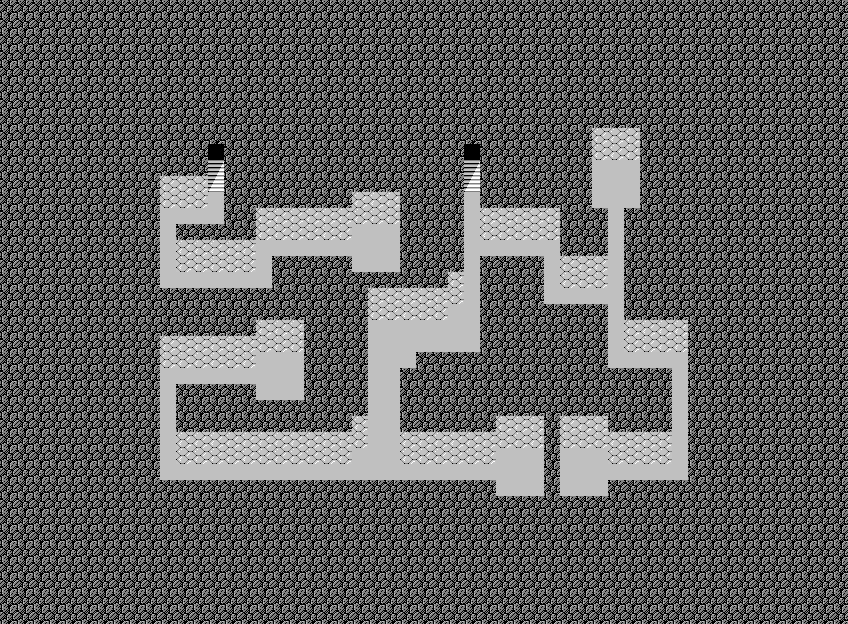

Rendered tile map (Tiled .tmx) drawn with the repository's tilesets; below, a short description and the map source with its tile grids summarised:
An orthogonal 53x39 tile map with 16x16 px tiles, 4 tile layers (Tile Layer 1, Tile Layer 2, Tile Layer 3, Tile Layer 4), 2 tilesets and 10 objects (6x Event, 2x Chest, 2x Target).

<map version="1.0" orientation="orthogonal" renderorder="right-down" width="53" height="39" tilewidth="16" tileheight="16" nextobjectid="75">
 <properties>
  <property name="bgm" value="optional_dungeon" />
  <property name="encounter" value="encounterset_level05_danger01" />
  <property name="name" value="Forgotten Mines" />
 </properties>
 <tileset firstgid="1" source="../tilesets/lower.tsx" />
 <tileset firstgid="176" source="../tilesets/upper.tsx" />
 <layer name="Tile Layer 1" width="53" height="39">
  <properties>
   <property name="z" value="0" />
  </properties>
  <data>[2067 cells, 2067 non-empty, 6 distinct tile ids]</data>
 </layer>
 <layer name="Tile Layer 2" width="53" height="39">
  <properties>
   <property name="z" value=".5" />
  </properties>
  <data>[2067 cells, 0 non-empty, 0 distinct tile ids]</data>
 </layer>
 <objectgroup name="Object Layer 1">
  <object id="65" name="lever" type="Event" x="368" y="240" width="16" height="16">
   <properties>
    <property name="appearance" value="anim_switch_a" />
    <property name="hide" value="return getSwitch('mine02')" />
    <property name="onInteract" value="play('world3/mine02.lua')" />
    <property name="passable" value="IMPASSABLE" />
   </properties>
  </object>
  <object id="66" name="lever" type="Event" x="368" y="240" width="16" height="16">
   <properties>
    <property name="appearance" value="anim_switch_b" />
    <property name="hide" value="return not getSwitch('mine02')" />
    <property name="passable" value="IMPASSABLE" />
   </properties>
  </object>
  <object id="67" name="gate" type="Event" x="368" y="384" width="16" height="32">
   <properties>
    <property name="appearance" value="anim_bars" />
    <property name="hide" value="return getSwitch('mine02')" />
   </properties>
  </object>
  <object id="68" name="gate" type="Event" x="384" y="384" width="16" height="32">
   <properties>
    <property name="appearance" value="anim_bars" />
    <property name="hide" value="return getSwitch('mine02')" />
   </properties>
  </object>
  <object id="69" name="chest" type="Chest" x="272" y="368" width="16" height="16">
   <properties>
    <property name="collectable" value="stone_fire" />
   </properties>
  </object>
  <object id="70" name="chest" type="Chest" x="608" y="176" width="16" height="16">
   <properties>
    <property name="collectable" value="stone_white" />
   </properties>
  </object>
  <object id="71" name="right_stairs" type="Target" x="464" y="160" width="16" height="16" />
  <object id="72" name="tele" type="Event" x="464" y="144" width="16" height="16">
   <properties>
    <property name="onCollide" value="targetTele('world3/mine01.tmx', 'right_stairs')" />
   </properties>
  </object>
  <object id="73" name="tele" type="Event" x="208" y="144" width="16" height="16">
   <properties>
    <property name="onCollide" value="targetTele('world3/mine01.tmx', 'left_stairs')" />
   </properties>
  </object>
  <object id="74" name="left_stairs" type="Target" x="208" y="160" width="16" height="16" />
 </objectgroup>
 <layer name="Tile Layer 3" width="53" height="39">
  <properties>
   <property name="z" value="2.0" />
  </properties>
  <data>[2067 cells, 0 non-empty, 0 distinct tile ids]</data>
 </layer>
 <layer name="Tile Layer 4" width="53" height="39">
  <properties>
   <property name="z" value="2.5" />
  </properties>
  <data>[2067 cells, 0 non-empty, 0 distinct tile ids]</data>
 </layer>
</map>
